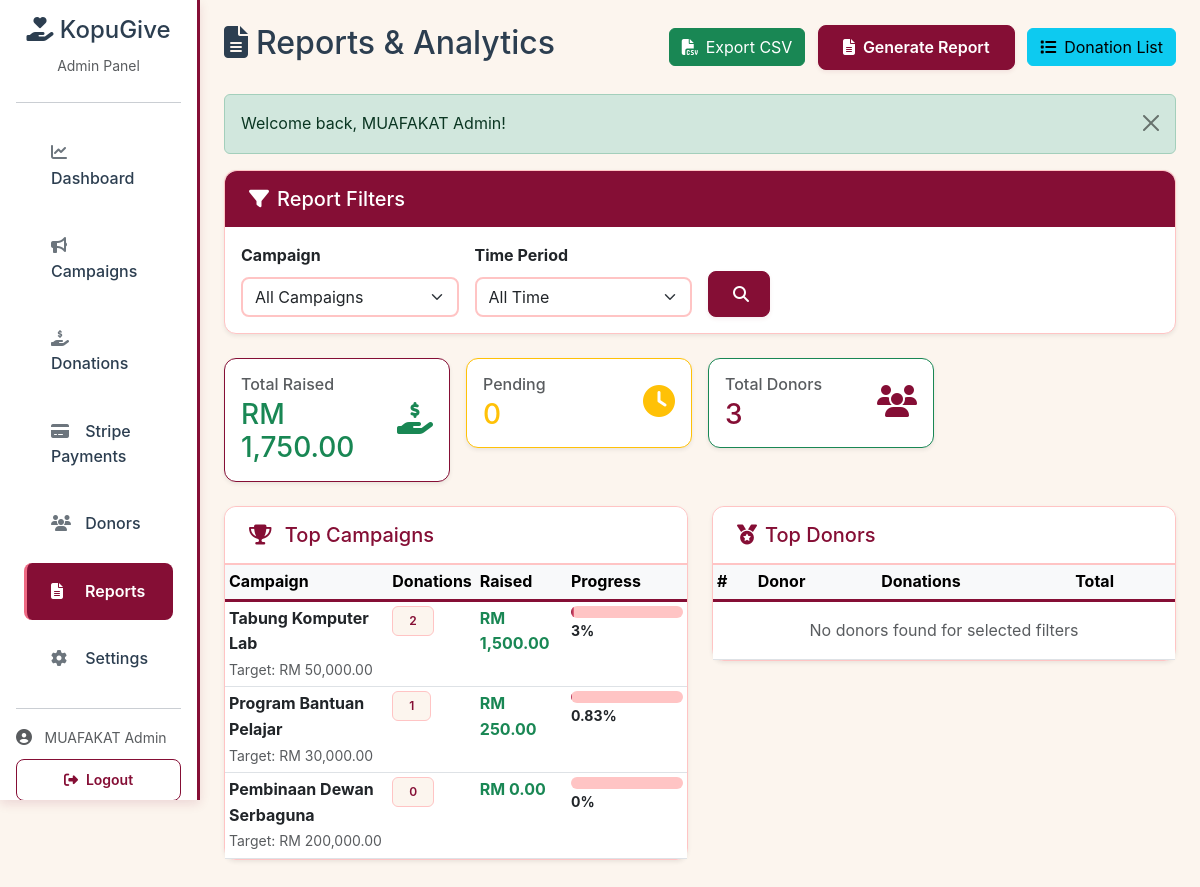
Screenshot of /admin/reports.php (signed in) with the database file from the repository.
### tables this page shows
CREATE TABLE campaigns (
    campaign_id INT AUTO_INCREMENT PRIMARY KEY,
    campaign_name VARCHAR(255) NOT NULL,
    description TEXT,
    target_amount DECIMAL(10, 2) NOT NULL,
    current_amount DECIMAL(10, 2) DEFAULT 0.00,
    start_date DATE NOT NULL,
    end_date DATE NOT NULL,
    category ENUM('education', 'infrastructure', 'welfare', 'emergency', 'other') DEFAULT 'other',
    status ENUM('active', 'completed', 'closed', 'draft') DEFAULT 'draft',
    banner_image VARCHAR(255),
    created_by INT,
    created_at TIMESTAMP DEFAULT CURRENT_TIMESTAMP,
    updated_at TIMESTAMP DEFAULT CURRENT_TIMESTAMP ON UPDATE CURRENT_TIMESTAMP,
    FOREIGN KEY (created_by) REFERENCES users(user_id) ON DELETE SET NULL,
    INDEX idx_status (status),
    INDEX idx_dates (start_date, end_date)
);

### includes/functions.php (called while the page is built, shortened)
<?php
function formatCurrency($amount) {
    return 'RM ' . number_format($amount, 2);
}
function calculatePercentage($current, $target) {
    $percentage = ($current / $target) * 100;
    return min(100, round($percentage, 2));
}
function getFlashMessage() {
    if (isset($_SESSION['flash_message'])) {
        $message = [
            'type' => $_SESSION['flash_type'],
            'message' => $_SESSION['flash_message']
        ];
        return $message;
    }
    return null;
}
?>

### admin/reports.php (the view, shortened to what this page needs)
<?php
require_once '../includes/functions.php';
$db = (new Database())->getConnection();
$campaignFilter = $_GET['campaign_id'] ?? 'all';
$periodFilter = $_GET['period'] ?? 'all';
$startDate = $_GET['start_date'] ?? null;
$endDate = $_GET['end_date'] ?? null;
$dateCondition = "";
$dateParams = [];
$campaignCondition = "";
$campaignParams = [];
$summaryStats = [];
$query = "SELECT COUNT(*) as total, status FROM campaigns WHERE 1=1";
$query .= " GROUP BY status";
$stmt = $db->prepare($query);
if ($campaignFilter !== 'all') {
    $stmt->execute([':campaign_id' => $campaignFilter]);
} else {
    $stmt->execute();
}
$summaryStats['campaigns'] = $stmt->fetchAll(PDO::FETCH_KEY_PAIR);
$query = "SELECT COUNT(*) as total, d.status FROM donations d
          LEFT JOIN campaigns c ON d.campaign_id = c.campaign_id
          WHERE 1=1" . $campaignCondition . $dateCondition . " GROUP BY d.status";
$stmt = $db->prepare($query);
$stmt->execute(array_merge($campaignParams, $dateParams));
$summaryStats['donations'] = $stmt->fetchAll(PDO::FETCH_KEY_PAIR);
$query = "SELECT SUM(d.amount) as total FROM donations d
          LEFT JOIN campaigns c ON d.campaign_id = c.campaign_id
          WHERE d.status = 'verified'" . $campaignCondition . $dateCondition;
$stmt = $db->prepare($query);
$stmt->execute(array_merge($campaignParams, $dateParams));
$summaryStats['total_raised'] = $stmt->fetch()['total'] ?? 0;
$query = "SELECT COUNT(DISTINCT d.donor_id) as total FROM donations d
          LEFT JOIN campaigns c ON d.campaign_id = c.campaign_id
          WHERE d.donor_id IS NOT NULL" . $campaignCondition . $dateCondition;
$stmt = $db->prepare($query);
$stmt->execute(array_merge($campaignParams, $dateParams));
$summaryStats['total_donors'] = $stmt->fetch()['total'];
$query = "SELECT AVG(d.amount) as average FROM donations d
          LEFT JOIN campaigns c ON d.campaign_id = c.campaign_id
          WHERE d.status = 'verified'" . $campaignCondition . $dateCondition;
$stmt = $db->prepare($query);
$stmt->execute(array_merge($campaignParams, $dateParams));
$summaryStats['avg_donation'] = $stmt->fetch()['average'] ?? 0;
$query = "SELECT c.campaign_name,
           c.campaign_id,
           COUNT(d.donation_id) as donation_count,
           SUM(d.amount) as total_raised,
           c.target_amount,
           c.status as campaign_status
    FROM campaigns c
    LEFT JOIN donations d ON c.campaign_id = d.campaign_id AND d.status = 'verified'
    WHERE 1=1" . $campaignCondition . $dateCondition . "
    GROUP BY c.campaign_id ORDER BY total_raised DESC LIMIT 10";
$stmt = $db->prepare($query);
$stmt->execute(array_merge($campaignParams, $dateParams));
$topCampaigns = $stmt->fetchAll();
$query = "SELECT u.full_name, u.email,
           COUNT(d.donation_id) as donation_count,
           SUM(d.amount) as total_donated
    FROM users u
    INNER JOIN donations d ON u.user_id = d.donor_id
    LEFT JOIN campaigns c ON d.campaign_id = c.campaign_id
    WHERE d.status = 'verified'" . $campaignCondition . $dateCondition . "
    GROUP BY u.user_id
    ORDER BY total_donated DESC
    LIMIT 10";
$stmt = $db->prepare($query);
$stmt->execute(array_merge($campaignParams, $dateParams));
$topDonors = $stmt->fetchAll();
$flashMessage = getFlashMessage();
?>
<!DOCTYPE html>
<html lang="en">
<head>
    <link href="https://cdn.jsdelivr.net/npm/bootstrap@5.3.0/dist/css/bootstrap.min.css" rel="stylesheet">
    <link rel="stylesheet" href="https://cdnjs.cloudflare.com/ajax/libs/font-awesome/6.4.0/css/all.min.css">
</head>
<body>
    <?php include 'includes/admin_sidebar.php'; ?>
    <main class="col-md-10 ms-sm-auto px-md-4 py-4" style="margin-left: 16.666667%;">
        <div class="d-flex justify-content-between align-items-center mb-4">
            <h2><i class="fas fa-file-alt me-2"></i>Reports & Analytics</h2>
            <div>
                <button onclick="exportReport('csv')" class="btn btn-success me-2">
                    <i class="fas fa-file-csv me-2"></i>Export CSV
                </button>
                <a href="generate_report.php?campaign_id=<?= $campaignFilter ?>&period=<?= $periodFilter ?><?= $startDate ? '&start_date='.$startDate : '' ?><?= $endDate ? '&end_date='.$endDate : '' ?>" class="btn btn-primary me-2" target="_blank">
                    <i class="fas fa-file-alt me-2"></i>Generate Report
                </a>
                <a href="generate_report.php?campaign_id=<?= $campaignFilter ?>&period=<?= $periodFilter ?><?= $startDate ? '&start_date='.$startDate : '' ?><?= $endDate ? '&end_date='.$endDate : '' ?>&type=donations" class="btn btn-info" target="_blank">
                    <i class="fas fa-list me-2"></i>Donation List
                </a>
            </div>
        </div>
        <?php if ($flashMessage): ?>
            <div class="alert alert-<?= $flashMessage['type'] ?> alert-dismissible fade show" role="alert">
                <?= $flashMessage['message'] ?>
                <button type="button" class="btn-close" data-bs-dismiss="alert"></button>
            </div>
        <?php endif; ?>
        <div class="card mb-4 shadow-sm">
            <div class="card-header bg-primary text-white">
                <h5 class="mb-0"><i class="fas fa-filter me-2"></i>Report Filters</h5>
            </div>
            <div class="card-body">
                <form method="GET" action="" id="filterForm">
                    <div class="row g-3">
                        <div class="col-md-3">
                            <label class="form-label fw-bold">Campaign</label>
                            <select name="campaign_id" class="form-select" id="campaignSelect">
                                <option value="all" <?= $campaignFilter === 'all' ? 'selected' : '' ?>>All Campaigns</option>
                            </select>
                        </div>
                        <div class="col-md-3">
                            <label class="form-label fw-bold">Time Period</label>
                            <select name="period" class="form-select" id="periodSelect">
                                <option value="all" <?= $periodFilter === 'all' ? 'selected' : '' ?>>All Time</option>
                            </select>
                        </div>
                        <div class="col-md-1 d-flex align-items-end">
                            <button type="submit" class="btn btn-primary w-100">
                                <i class="fas fa-search"></i>
                            </button>
                        </div>
                    </div>
                </form>
            </div>
        </div>
        <div class="row g-3 mb-4">
            <div class="col-md-3">
                <div class="card border-primary shadow-sm">
                    <div class="card-body">
                        <div class="d-flex justify-content-between align-items-center">
                            <div>
                                <h6 class="text-muted mb-1">Total Raised</h6>
                                <h3 class="text-success mb-0"><?= formatCurrency($summaryStats['total_raised']) ?></h3>
                            </div>
                            <div class="text-success">
                                <i class="fas fa-hand-holding-usd fa-2x"></i>
                            </div>
                        </div>
                    </div>
                </div>
            </div>
            <div class="col-md-3">
                <div class="card border-warning shadow-sm">
                    <div class="card-body">
                        <div class="d-flex justify-content-between align-items-center">
                            <div>
                                <h6 class="text-muted mb-1">Pending</h6>
                                <h3 class="text-warning mb-0"><?= $summaryStats['donations']['pending'] ?? 0 ?></h3>
                            </div>
                            <div class="text-warning">
                                <i class="fas fa-clock fa-2x"></i>
                            </div>
                        </div>
                    </div>
                </div>
            </div>
            <div class="col-md-3">
                <div class="card border-success shadow-sm">
                    <div class="card-body">
                        <div class="d-flex justify-content-between align-items-center">
                            <div>
                                <h6 class="text-muted mb-1">Total Donors</h6>
                                <h3 class="text-primary mb-0"><?= $summaryStats['total_donors'] ?></h3>
                            </div>
                            <div class="text-primary">
                                <i class="fas fa-users fa-2x"></i>
                            </div>
                        </div>
                    </div>
                </div>
            </div>
        </div>
        <div class="row">
            <div class="col-md-6 mb-4">
                <div class="card shadow-sm">
                    <div class="card-header bg-white">
                        <h5 class="mb-0"><i class="fas fa-trophy me-2"></i>
                            <?= $campaignFilter !== 'all' ? 'Campaign Performance' : 'Top Campaigns' ?>
                        </h5>
                    </div>
                    <div class="card-body p-0">
                        <div class="table-responsive">
                            <table class="table table-hover table-sm mb-0">
                                <thead class="table-light">
                                    <tr>
                                        <th>Campaign</th>
                                        <th>Donations</th>
                                        <th>Raised</th>
                                        <th>Progress</th>
                                    </tr>
                                </thead>
                                <tbody>
                                    <?php if (count($topCampaigns) > 0): ?>
                                        <?php foreach ($topCampaigns as $campaign): ?>
                                            <?php $perc = calculatePercentage($campaign['total_raised'] ?? 0, $campaign['target_amount']); ?>
                                            <tr>
                                                <td>
                                                    <div class="fw-bold"><?= htmlspecialchars($campaign['campaign_name']) ?></div>
                                                    <small class="text-muted">Target: <?= formatCurrency($campaign['target_amount']) ?></small>
                                                </td>
                                                <td><span class="badge bg-info"><?= $campaign['donation_count'] ?></span></td>
                                                <td class="text-success fw-bold"><?= formatCurrency($campaign['total_raised'] ?? 0) ?></td>
                                                <td style="min-width: 120px;">
                                                    <div class="progress" style="height: 12px;">
                                                        <div class="progress-bar bg-success" style="width: <?= min($perc, 100) ?>%"></div>
                                                    </div>
                                                    <small class="fw-bold"><?= $perc ?>%</small>
                                                </td>
                                            </tr>
                                        <?php endforeach; ?>
                                    <?php else: ?>
                                        <tr>
                                            <td colspan="4" class="text-center text-muted py-3">No data available for selected filters</td>
                                        </tr>
                                    <?php endif; ?>
                                </tbody>
                            </table>
                        </div>
                    </div>
                </div>
            </div>
            <div class="col-md-6 mb-4">
                <div class="card shadow-sm">
                    <div class="card-header bg-white">
                        <h5 class="mb-0"><i class="fas fa-medal me-2"></i>Top Donors</h5>
                    </div>
                    <div class="card-body p-0">
                        <div class="table-responsive">
                            <table class="table table-hover table-sm mb-0">
                                <thead class="table-light">
                                    <tr>
                                        <th>#</th>
                                        <th>Donor</th>
                                        <th>Donations</th>
                                        <th>Total</th>
                                    </tr>
                                </thead>
                                <tbody>
                                    <?php if (count($topDonors) > 0): ?>
                                        <?php $rank = 1; foreach ($topDonors as $donor): ?>
                                            <tr>
                                                <td>
                                                    <?php if ($rank <= 3): ?>
                                                        <span class="badge bg-<?= $rank === 1 ? 'warning' : ($rank === 2 ? 'secondary' : 'danger') ?>">
                                                            <?= $rank ?>
                                                        </span>
                                                    <?php else: ?>
                                                        <?= $rank ?>
                                                    <?php endif; ?>
                                                </td>
                                                <td>
                                                    <div class="fw-bold"><?= htmlspecialchars($donor['full_name']) ?></div>
                                                    <small class="text-muted"><?= htmlspecialchars($donor['email']) ?></small>
                                                </td>
                                                <td><span class="badge bg-primary"><?= $donor['donation_count'] ?></span></td>
                                                <td><strong class="text-success"><?= formatCurrency($donor['total_donated']) ?></strong></td>
                                            </tr>
                                        <?php $rank++; endforeach; ?>
                                    <?php else: ?>
                                        <tr>
                                            <td colspan="4" class="text-center text-muted py-3">No donors found for selected filters</td>
                                        </tr>
                                    <?php endif; ?>
                                </tbody>
                            </table>
                        </div>
                    </div>
                </div>
            </div>
        </div>
    </main>
</body>
</html>

### rows the page displays
campaigns: campaign_name "Tabung Komputer Lab", target_amount "RM 50,000.00", donation_count "2", total_raised "RM 1,500.00", perc "3"
campaigns: campaign_name "Program Bantuan Pelajar", target_amount "RM 30,000.00", donation_count "1", total_raised "RM 250.00", perc "0.83"
campaigns: campaign_name "Pembinaan Dewan Serbaguna", target_amount "RM 200,000.00", donation_count "0", total_raised "RM 0.00", perc "0"

### other values shown
$_SESSION['full_name'] "MUAFAKAT Admin"
$flashMessage['message'] "Welcome back, MUAFAKAT Admin!"
formatCurrency($summaryStats['total_raised']) "RM 1,750.00"
$summaryStats['donations']['pending'] "0"
$summaryStats['total_donors'] "3"
